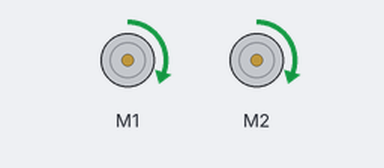
Simulated run of this sketch. Board: Arduino Leonardo, built with avr-gcc and run on an emulated ATmega32U4. Shown: 2 × DC motor (green arrow = forward, orange = backward, longer = faster). What the sketch prints to the serial monitor is not drawn.

Above: at 0.1 s.
Timing chart, 0 to 1.6 s (numbered marks = the images above):
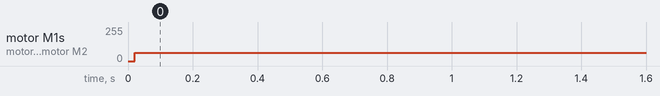

The sketch:

romi32u4_p_control_straight.ino
```cpp
// snippet: romi32u4_p_control_straight
// tags: romi, pololu, romi32u4, motor, encoder, p-control, straight, drive, correction
// boards: romi32u4
// library: Romi32U4
// description: Drive Romi32U4 straight using P-control: reset encoder deltas each cycle,
//   correct speed difference with Kp * error to keep left and right counts equal.
// prompts: Romi drive straight, Romi P-control straight, encoder correction Romi, keep encoder counts equal, Romi32U4 straight line P control
// exact-include: Romi32U4.h

#include <Romi32U4.h>

Romi32U4Motors   motors;
Romi32U4Encoders encoders;

const int   BASE_SPEED = 100;
const float KP         = 0.5f;

unsigned long prevMs = 0;

void setup() {
  Serial.begin(9600);
}

void loop() {
  unsigned long now = millis();
  if (now - prevMs < 20) return;
  prevMs = now;

  int16_t dL = encoders.getCountsAndResetLeft();
  int16_t dR = encoders.getCountsAndResetRight();

  int error      = dL - dR;           // positive = left faster
  int correction = (int)(KP * error);

  motors.setSpeeds(BASE_SPEED - correction, BASE_SPEED + correction);

  Serial.print("dL="); Serial.print(dL);
  Serial.print(" dR="); Serial.print(dR);
  Serial.print(" err="); Serial.println(error);
}
```

Measured:
- by itself, motor M1, motor M2: stopped → forward 63/255 at 0.02 s
